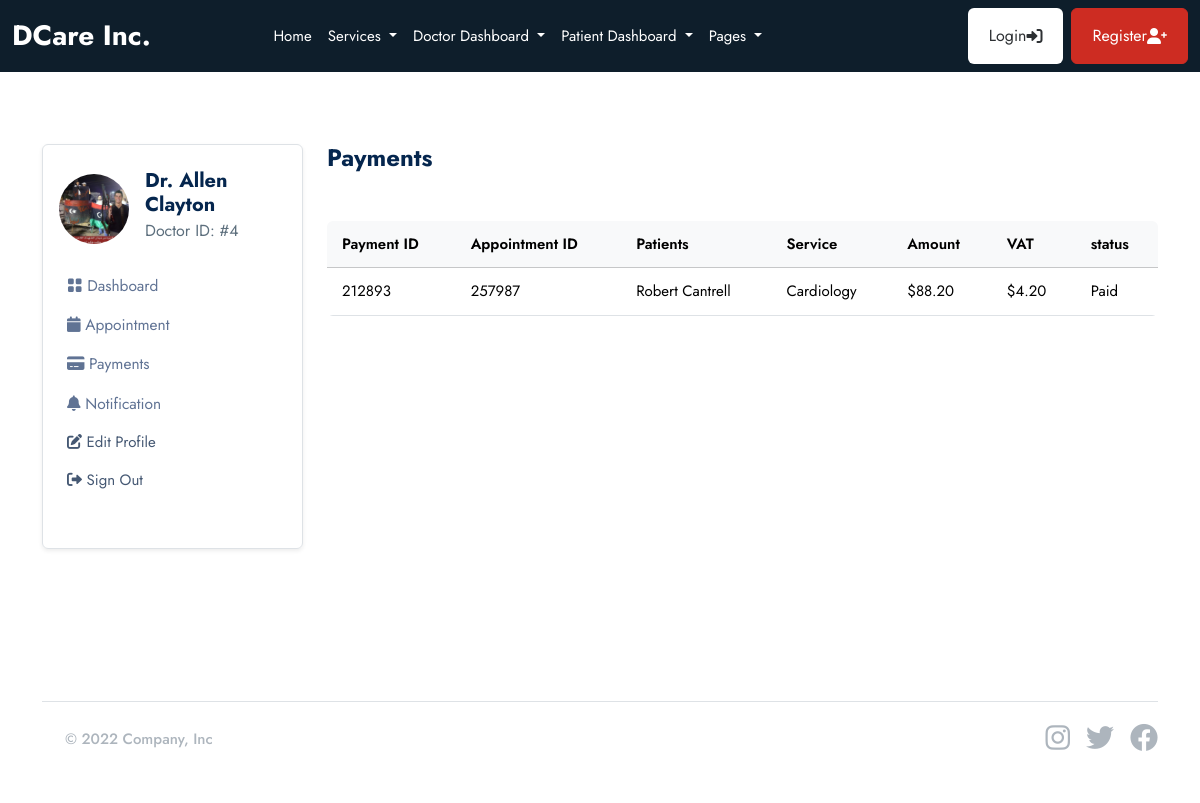
Page /doctor/payments/ (signed in) on the committed database.
### userauths/models.py (models this page shows, shortened)
class User(AbstractUser):
    email = models.EmailField(_('email address'), unique=True)
    username = models.CharField(max_length=100, null=True, blank=True)
    user_type = models.CharField(max_length=50, choices=USER_TYPE, null=True, blank=True, default=None)
    is_active = models.BooleanField(default=True)
    is_staff = models.BooleanField(default=False)
    USERNAME_FIELD = 'email'
    REQUIRED_FIELDS = ['username']

### doctor/models.py (models this page shows, shortened)
class Doctor(models.Model):
    user = models.OneToOneField(userauths_models.User, on_delete=models.CASCADE)
    full_name = models.CharField(max_length=100, null=True, blank=True)
    image = models.FileField(upload_to="images", null=True, blank=True)
    mobile = models.CharField(max_length=100, null=True, blank=True)
    country = models.CharField(max_length=100, null=True, blank=True)
    bio = models.CharField(max_length=100, null=True, blank=True)
    specialization = models.CharField(max_length=100, null=True, blank=True)
    qualifications = models.CharField(max_length=100, null=True, blank=True)
    years_of_experience = models.CharField(max_length=100, null=True, blank=True)
    next_available_appointment_date = models.DateTimeField(default=timezone.now, null=True, blank=True)

### base/models.py (models this page shows, shortened)
class Billing(models.Model):
    patient = models.ForeignKey(patient_models.Patient, on_delete=models.SET_NULL, null=True, blank=True,  related_name='billings')
    appointment = models.ForeignKey(Appointment, on_delete=models.CASCADE, related_name='billing', blank=True, null=True)
    sub_total = models.DecimalField(max_digits=10, decimal_places=2)
    tax = models.DecimalField(max_digits=10, decimal_places=2)
    total = models.DecimalField(max_digits=10, decimal_places=2)
    status = models.CharField(max_length=120, choices=[('Paid', 'Paid'), ('Unpaid', 'Unpaid')])
    billing_id = ShortUUIDField(length=6, max_length=10, alphabet="1234567890")
    date = models.DateTimeField(auto_now_add=True)

class Appointment(models.Model):
    STATUS = [
        ('Scheduled', 'Scheduled'),
        ('Completed', 'Completed'),
        ('Pending', 'Pending'),
        ('Cancelled', 'Cancelled')
    ]
    service = models.ForeignKey(Service, on_delete=models.SET_NULL, null=True, blank=True, related_name='service_appointments')
    doctor = models.ForeignKey(doctor_models.Doctor, on_delete=models.SET_NULL, null=True, blank=True, related_name='doctor_appointments')
    patient = models.ForeignKey(patient_models.Patient, on_delete=models.SET_NULL, null=True, blank=True, related_name='appointments_patient')
    appointment_date = models.DateTimeField(null=True, blank=True)
    issues = models.TextField(blank=True, null=True)
    symptoms = models.TextField(blank=True, null=True)
    appointment_id = ShortUUIDField(length=6, max_length=10, alphabet="1234567890")
    status = models.CharField(max_length=120, choices=STATUS)

class Service(models.Model):
    image = models.FileField(upload_to="images", null=True, blank=True)
    name = models.CharField(max_length=255)
    description = models.TextField(blank=True, null=True)
    cost = models.DecimalField(max_digits=10, decimal_places=2)
    available_doctors = models.ManyToManyField(doctor_models.Doctor, blank=True)

### patient/models.py (models this page shows, shortened)
class Patient(models.Model):
    user = models.OneToOneField(userauths_models.User, on_delete=models.CASCADE)
    image = models.FileField(upload_to="images", null=True, blank=True)
    full_name = models.CharField(max_length=100, null=True, blank=True)
    email = models.CharField(max_length=100, null=True, blank=True)
    mobile = models.CharField(max_length=100, null=True, blank=True)
    address = models.CharField(max_length=100, null=True, blank=True)
    gender = models.CharField(max_length=100, null=True, blank=True)
    date_of_birth = models.DateField(default=timezone.now, null=True, blank=True)
    blood_group = models.CharField(max_length=100, null=True, blank=True)

### doctor/views.py (the view)
# urls.py: path("payments/", views.payments, name="payments"),
@login_required
def payments(request):
    doctor = doctor_models.Doctor.objects.get(user=request.user)
    payments = base_models.Billing.objects.filter(appointment__doctor=doctor, status="Paid")
    context = {
        "payments": payments,
    }
    return render(request, "doctor/payments.html", context)

### templates/doctor/payments.html
{% extends 'partials/base.html' %} {% block content %}
<section class="pt-5 pb-5">
  <div class="container">
    <div class="row mt-0 mt-md-4">
      {% include 'doctor/sidebar.html' %}
      <div class="col-lg-9 col-md-8 col-12">
        <h4 class="mb-0 mb-4 fw-bold">Payments</h4>
        <div class="card mb-4 mt-5">
          <div class="table-responsive overflow-y-hidden">
            <table
              class="table mb-0 text-nowrap table-hover table-centered text-nowrap"
            >
              <thead class="table-light">
                <tr>
                  <th>Payment ID</th>
                  <th>Appointment ID</th>
                  <th>Patients</th>
                  <th>Service</th>
                  <th>Amount</th>
                  <th>VAT</th>
                  <th>status</th>
                </tr>
              </thead>
              <tbody>
                {% for p in payments %}
                <tr>
                  <td>{{p.billing_id}}</td>
                  <td>{{p.appointment.appointment_id}}</td>
                  <td>{{p.appointment.patient.full_name}}</td>
                  <td>{{p.appointment.service.name}}</td>
                  <td>${{p.total}}</td>
                  <td>${{p.tax}}</td>
                  <td>{{p.status}}</td>
                </tr>
                {% endfor %}
              </tbody>
            </table>
          </div>
        </div>
      </div>
    </div>
  </div>
</section>
{% endblock content %}

### templates/doctor/sidebar.html (shortened to what this page needs)
<div class="col-lg-3 col-md-4 col-12">
  <nav
    class="navbar navbar-expand-md shadow-sm mb-4 mb-lg-0 sidenav border rounded"
  >
    <div class="collapse navbar-collapse p-3" id="sidenav">
      <div class="navbar-nav flex-column">
        <div class="d-flex align-items-center mb-3">
          {% if request.user.doctor.image %}
          <img
            src="{{request.user.doctor.image.url}}"
            alt="avatar"
            class="rounded-circle avatar-xl"
            style="width: 70px; height: 70px; object-fit: cover"
          />
          {% endif %}
          <div class="ms-3">
            <h5 class="mb-0 fw-bold">Dr. {{request.user.doctor.full_name}}</h5>
            <p class="mb-1 fs-6">Doctor ID: #{{request.user.doctor.id}}</p>
          </div>
        </div>
        <ul class="list-unstyled ms-n2 mb-4">
          <li class="nav-item">
            <a
              class="dropdown-item nav-link"
              href="{% url 'doctor:dashboard' %}"
              ><i class="bi bi-grid-fill"></i> Dashboard</a
            >
          </li>
          <li class="nav-item">
            <a
              class="dropdown-item nav-link"
              href="{% url 'doctor:appointments' %}"
              ><i class="fas fa-calendar"></i> Appointment</a
            >
          </li>
          <li class="nav-item">
            <a class="dropdown-item nav-link" href="{% url 'doctor:payments' %}"
              ><i class="fas fa-credit-card"></i> Payments</a
            >
          </li>
          <li class="nav-item">
            <a
              class="dropdown-item nav-link"
              href="{% url 'doctor:notifications' %}"
              ><i class="fas fa-bell"></i> Notification</a
            >
          </li>
          <li class="nav-item">
            <a class="nav-link" href="{% url 'doctor:profile' %}">
              <i class="fas fa-edit"></i> Edit Profile
            </a>
          </li>
          <li class="nav-item">
            <a class="nav-link" href="{% url 'userauths:sign-out' %}">
              <i class="fas fa-sign-out-alt"></i> Sign Out
            </a>
          </li>
        </ul>
      </div>
    </div>
  </nav>
</div>

### rows in the picture
User: user.doctor.image (picture), user.doctor.full_name "Allen Clayton", user.doctor.id "4"
Billing: billing_id "212893", appointment.appointment_id "257987", appointment.patient.full_name "Robert Cantrell", appointment.service.name "Cardiology", total "88.20", tax "4.20", status "Paid"
